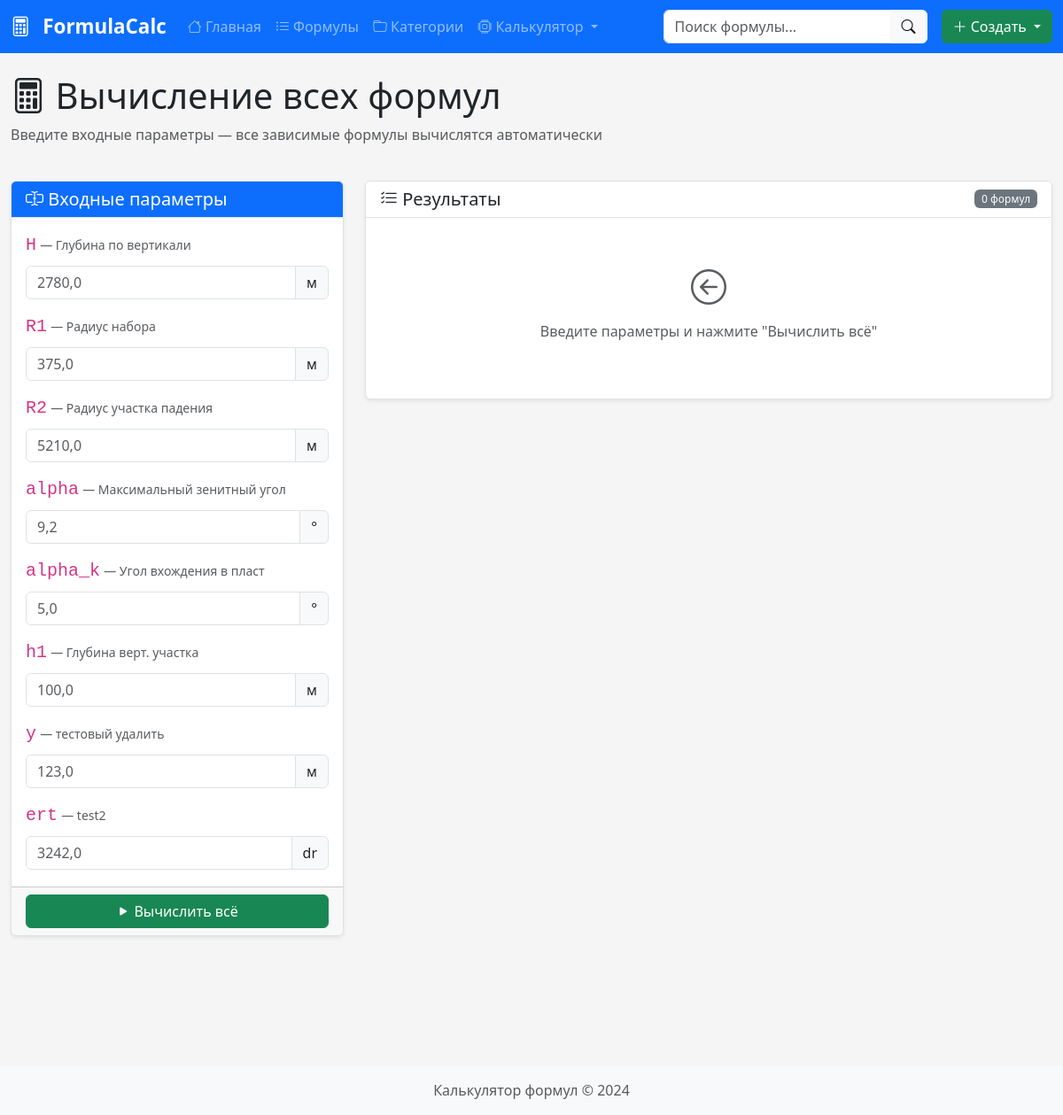
Screenshot of /calculator/calculate-all/ with the database file from the repository.
### formulas/models.py (models this page shows, shortened)
class Formula(models.Model):
    symbol = models.CharField(
        'Символ',
        max_length=50,
        unique=True,
        validators=[symbol_validator],
        help_text='Уникальный идентификатор (например: K, Re, alpha1)'
    )
    name = models.CharField(
        'Название',
        max_length=200,
        help_text='Понятное название формулы'
    )
    expression = models.TextField(
        'Выражение',
        blank=True,  # Разрешаем пустое значение
        default='',  # Значение по умолчанию
        help_text='Математическое выражение (например: R1 * (1 - cos(alpha)))'
    )
    unit = models.CharField(
        'Единица измерения',
        max_length=50,
        blank=True,
        help_text='Единица измерения результата (например: м, кг, Вт)'
    )
    description = models.TextField(
        'Описание',
        blank=True,
        help_text='Подробное описание формулы'
    )
    category = models.ForeignKey(
        Category,
        on_delete=models.SET_NULL,
        null=True,
        blank=True,
        related_name='formulas',
        verbose_name='Категория'
    )
    order = models.PositiveIntegerField(
        'Порядок',
        default=0
    )
    is_input = models.BooleanField(
        'Входной параметр',
        default=False,
        help_text='Если отмечено - это входное значение, а не вычисляемая формула'
    )
    default_value = models.FloatField(
        'Значение по умолчанию',
        null=True,
        blank=True
    )
    created_at = models.DateTimeField(auto_now_add=True)
    updated_at = models.DateTimeField(auto_now=True)
    class Meta:
        verbose_name = 'Формула'
        verbose_name_plural = 'Формулы'
        ordering = ['category', 'order', 'symbol']

### calculator/views.py (the view, shortened to what this page needs)
# urls.py: path('calculate-all/', views.CalculateAllView.as_view(), name='calculate_all'),
class CalculateAllView(View):
    def get(self, request):
        formulas = Formula.objects.select_related('category').order_by('category', 'order', 'symbol')
        input_formulas = [f for f in formulas if f.is_input]
        calculated_formulas = [f for f in formulas if not f.is_input]
        session_values = request.session.get('calculator_values', {})
        context = {
            'input_formulas': input_formulas,
            'calculated_formulas': calculated_formulas,
            'all_formulas': formulas,
            'session_values': session_values,
        }
        return render(request, 'calculator/calculate_all.html', context)

### templates/calculator/calculate_all.html (shortened to what this page needs)
{% extends 'base.html' %}
{% load static %}
{% load formula_tags %}
{% block content %}
<div class="row mb-4">
    <div class="col">
        <h1><i class="bi bi-calculator"></i> Вычисление всех формул</h1>
        <p class="text-muted">Введите входные параметры — все зависимые формулы вычислятся автоматически</p>
    </div>
</div>
<div class="row">
    <div class="col-lg-4">
        <div class="card sticky-top" style="top: 80px;">
            <div class="card-header bg-primary text-white">
                <h5 class="mb-0"><i class="bi bi-input-cursor-text"></i> Входные параметры</h5>
            </div>
            <div class="card-body" style="max-height: 60vh; overflow-y: auto;">
                <form id="input-form">
                    {% for formula in input_formulas %}
                    <div class="mb-3">
                        <label class="form-label">
                            <code class="fs-5">{{ formula.symbol }}</code>
                            <small class="text-muted">— {{ formula.name }}</small>
                        </label>
                        <div class="input-group">
                            <input type="number" step="any"
                                   class="form-control input-variable"
                                   id="input-{{ formula.symbol }}"
                                   data-symbol="{{ formula.symbol }}"
                                   value="{% if session_values %}{{ session_values|get_item:formula.symbol }}{% elif formula.default_value %}{{ formula.default_value }}{% endif %}"
                                   placeholder="{{ formula.default_value|default:'Введите значение' }}">
                            {% if formula.unit %}
                            <span class="input-group-text">{{ formula.unit }}</span>
                            {% endif %}
                        </div>
                    </div>
                    {% empty %}
                    <p class="text-muted">Нет входных параметров. <a href="{% url 'formulas:formula_create' %}">Создайте формулу</a> с типом "Входной параметр".</p>
                    {% endfor %}
                </form>
            </div>
            <div class="card-footer">
                <button type="button" id="calculate-all-btn" class="btn btn-success w-100">
                    <i class="bi bi-play-fill"></i> Вычислить всё
                </button>
            </div>
        </div>
    </div>
    <div class="col-lg-8">
        <div class="card">
            <div class="card-header d-flex justify-content-between align-items-center">
                <h5 class="mb-0"><i class="bi bi-list-check"></i> Результаты</h5>
                <span class="badge bg-secondary" id="results-count">0 формул</span>
            </div>
            <div class="card-body p-0">
                <div id="results-placeholder" class="text-center py-5">
                    <i class="bi bi-arrow-left-circle fs-1 text-muted"></i>
                    <p class="text-muted mt-2">Введите параметры и нажмите "Вычислить всё"</p>
                </div>
            </div>
        </div>
    </div>
</div>
{% endblock %}

### static/css/style.css (style rules this page uses)
:root { --primary-color: #0d6efd; --success-color: #198754; --warning-color: #ffc107; --danger-color: #dc3545; --light-bg: #f8f9fa; --border-color: #dee2e6; }
body { min-height: 100vh; display: flex; flex-direction: column; background-color: #f5f5f5; }
.card { box-shadow: 0 0.125rem 0.25rem rgba(0, 0, 0, 0.075); border: 1px solid var(--border-color); }
.card-header { background-color: white; border-bottom: 1px solid var(--border-color); font-weight: 500; }
.badge { font-weight: 500; }
.sticky-top { z-index: 1020; }
.card.sticky-top .card-body { max-height: calc(100vh - 200px); overflow-y: auto; }
input[type=number] { -moz-appearance: textfield; }

### rows the page displays
Formula: symbol "H", name "Глубина по вертикали", default_value "2780,0", unit "м"
Formula: symbol "R1", name "Радиус набора", default_value "375,0", unit "м"
Formula: symbol "R2", name "Радиус участка падения", default_value "5210,0", unit "м"
Formula: symbol "alpha", name "Максимальный зенитный угол", default_value "9,2", unit "°"
Formula: symbol "alpha_k", name "Угол вхождения в пласт", default_value "5,0", unit "°"
Formula: symbol "h1", name "Глубина верт. участка", default_value "100,0", unit "м"
Formula: symbol "y", name "тестовый удалить", default_value "123,0", unit "м"
Formula: symbol "ert", name "test2", default_value "3242,0", unit "dr"
